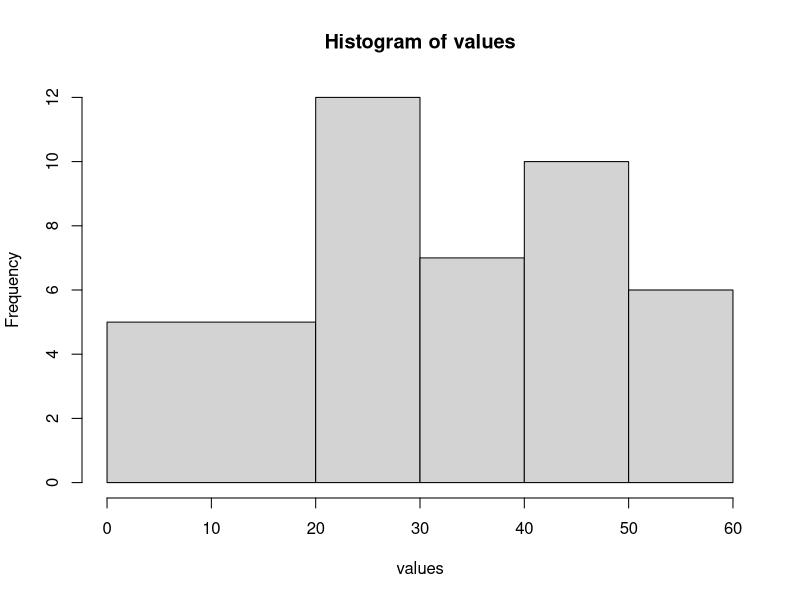
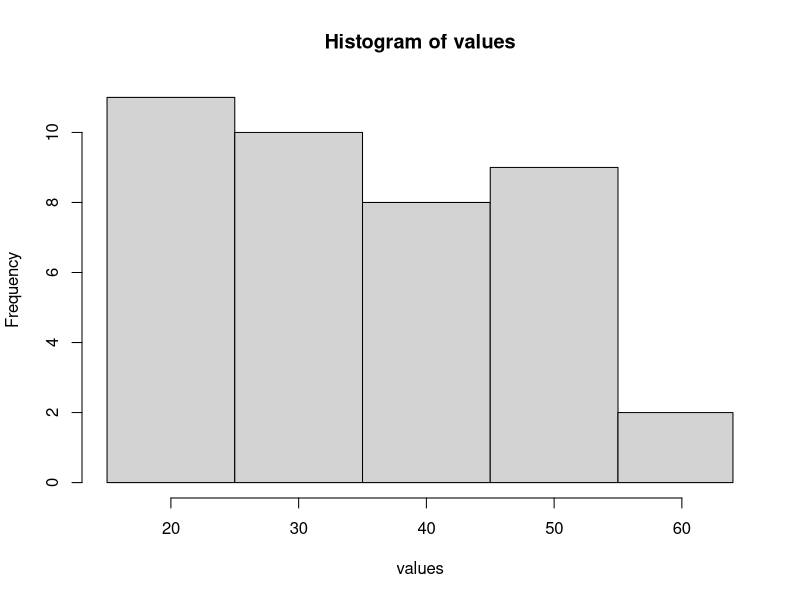
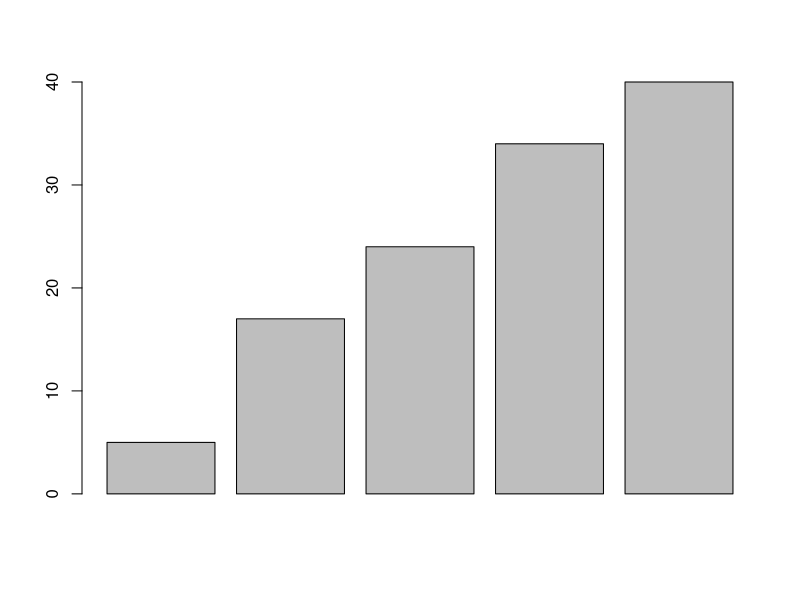
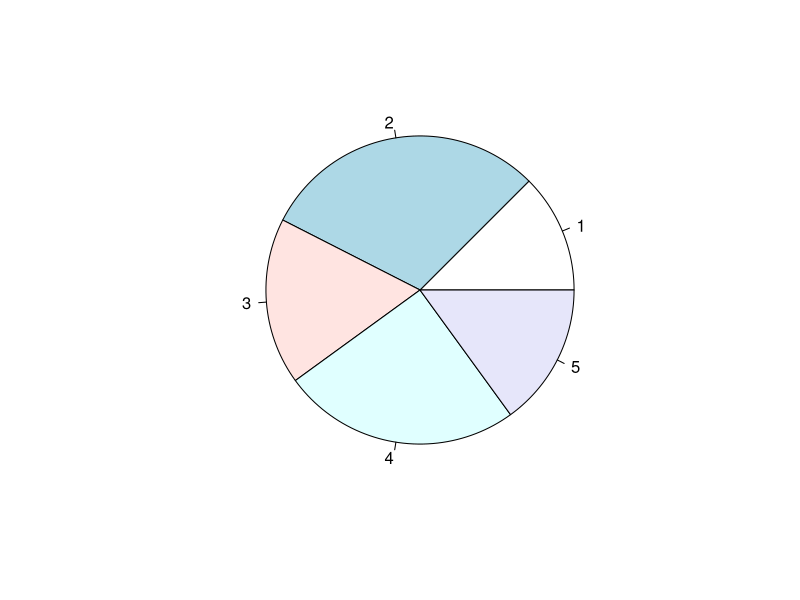

Generate these figures, in order, with R:
values <- c(18,	35,	29,	18,	55,	28,	25,	34,
            50,	19,	44,	35,	25,	52,	20,	42,
            37,	27,	50,	22,	39,	60,	49,	41,
            21,	59,	28,	46,	43,	38,	52,	43,
            48,	32,	20,	51,	23,	28,	21,	30)
summary(values)
m <- mean(values)
s <- sd(values)
var(values)
data_within_1sd <- values[abs(values - m) < s]
data_within_1sd

sd1_left <- m - s
sd1_right <- m + s
sd3_left <- m - 3*s
sd3_right <- m + 3*s

sorted = sort(values)
sorted
tab <- table(values)
tab["50"]

hist1 <- hist(values, freq = TRUE, breaks = c(0, 20, 30, 40, 50, 60))
hist2 <- hist(values, freq = TRUE, breaks = c(15, 25, 35, 45, 55, 64))

barplot(cumsum(hist1$counts))
pie(hist1$counts)

